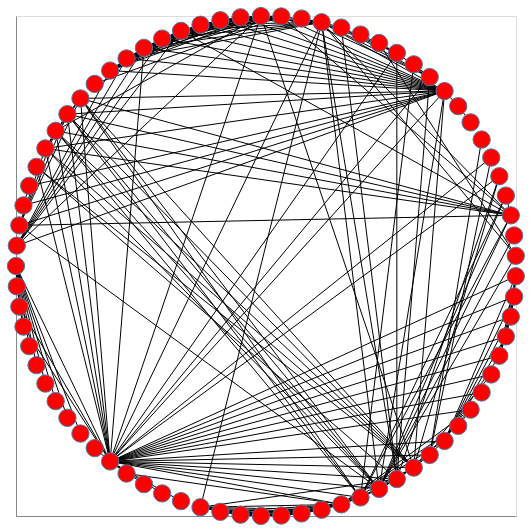

The notebook cell saved with this chart:
### Code cell
# Draw the graph using the `shell_layout` and the nodes having the same color and shape.  Mouseover will give the name. 

pos = nx.shell_layout(G)

nxa.draw_networkx(G, pos, node_tooltip='name').properties(width=500, height=500)

### Figure 1 — Vega-Lite specification as saved in the notebook (floating-point values rounded to 4 significant figures; data arrays with more than 128 entries replaced by an {"elided": "..."} marker saying what was removed)
{"config": {"view": {"continuousWidth": 300, "continuousHeight": 300}}, "layer": [{"data": {"name": "data-a62dcf010dfa22e1806dfb55efddf98f"}, "mark": {"type": "line", "color": "black", "opacity": 1, "strokeWidth": 1}, "encoding": {"detail": {"field": "edge", "type": "quantitative"}, "x": {"axis": {"grid": false, "labels": false, "ticks": false, "title": ""}, "field": "x", "type": "quantitative"}, "y": {"axis": {"grid": false, "labels": false, "ticks": false, "title": ""}, "field": "y", "type": "quantitative"}}}, {"data": {"name": "data-811cc051d381d990b83a2773837f8d62"}, "mark": {"type": "point", "fill": "red", "opacity": 1, "size": 300, "strokeWidth": 1.0}, "encoding": {"tooltip": {"field": "name", "type": "nominal"}, "x": {"axis": {"grid": false, "labels": false, "ticks": false}, "field": "x", "type": "quantitative"}, "y": {"axis": {"grid": false, "labels": false, "ticks": false}, "field": "y", "type": "quantitative"}}}], "height": 500, "width": 500, "$schema": "https://vega.github.io/schema/vega-lite/v5.15.1.json", "datasets": {"data-a62dcf010dfa22e1806dfb55efddf98f": {"elided": "508 records"}, "data-811cc051d381d990b83a2773837f8d62": [{"degree": 10, "eigen": 0.02813, "x": -1.0, "name": "Myriel", "y": -8.742e-08, "group": 1, "between": 0.1768}, {"degree": 1, "eigen": 0.002343, "x": -0.9967, "name": "Napoleon", "y": -0.08151, "group": 1, "between": 0.0}, {"degree": 3, "eigen": 0.02687, "x": -0.9867, "name": "Mlle.Baptistine", "y": -0.1625, "group": 1, "between": 0.0}, {"degree": 3, "eigen": 0.02687, "x": -0.9702, "name": "Mme.Magloire", "y": -0.2424, "group": 1, "between": 0.0}, {"degree": 1, "eigen": 0.002343, "x": -0.9472, "name": "CountessdeLo", "y": -0.3206, "group": 1, "between": 0.0}, {"degree": 1, "eigen": 0.002343, "x": -0.9179, "name": "Geborand", "y": -0.3968, "group": 1, "between": 0.0}, {"degree": 1, "eigen": 0.002343, "x": -0.8825, "name": "Champtercier", "y": -0.4703, "group": 1, "between": 0.0}, {"degree": 1, "eigen": 0.002343, "x": -0.8413, "name": "Cravatte", "y": -0.5406, "group": 1, "between": 0.0}, {"degree": 1, "eigen": 0.002343, "x": -0.7944, "name": "Count", "y": -0.6074, "group": 1, "between": 0.0}, {"degree": 1, "eigen": 0.002343, "x": -0.7422, "name": "OldMan", "y": -0.6701, "group": 1, "between": 0.0}, {"degree": 1, "eigen": 0.02229, "x": -0.6851, "name": "Labarre", "y": -0.7284, "group": 2, "between": 0.0}, {"degree": 36, "eigen": 0.2676, "x": -0.6235, "name": "Valjean", "y": -0.7818, "group": 2, "between": 0.57}, {"degree": 2, "eigen": 0.02977, "x": -0.5577, "name": "Marguerite", "y": -0.8301, "group": 3, "between": 0.0}, {"degree": 1, "eigen": 0.02229, "x": -0.4882, "name": "Mme.deR", "y": -0.8727, "group": 2, "between": 0.0}, {"degree": 1, "eigen": 0.02229, "x": -0.4154, "name": "Isabeau", "y": -0.9096, "group": 2, "between": 0.0}, {"degree": 1, "eigen": 0.02229, "x": -0.3399, "name": "Gervais", "y": -0.9405, "group": 2, "between": 0.0}, {"degree": 9, "eigen": 0.04815, "x": -0.2621, "name": "Tholomyes", "y": -0.965, "group": 3, "between": 0.04063}, {"degree": 7, "eigen": 0.01969, "x": -0.1826, "name": "Listolier", "y": -0.9832, "group": 3, "between": 0.0}, {"degree": 7, "eigen": 0.01969, "x": -0.1018, "name": "Fameuil", "y": -0.9948, "group": 3, "between": 0.0}, {"degree": 7, "eigen": 0.01969, "x": -0.0204, "name": "Blacheville", "y": -0.9998, "group": 3, "between": 0.0}, {"degree": 7, "eigen": 0.01969, "x": 0.06116, "name": "Favourite", "y": -0.9981, "group": 3, "between": 0.0}, {"degree": 7, "eigen": 0.01969, "x": 0.1423, "name": "Dahlia", "y": -0.9898, "group": 3, "between": 0.0}, {"degree": 7, "eigen": 0.01969, "x": 0.2225, "name": "Zephine", "y": -0.9749, "group": 3, "between": 0.0}, {"degree": 15, "eigen": 0.08976, "x": 0.3012, "name": "Fantine", "y": -0.9535, "group": 3, "between": 0.1296}, {"degree": 11, "eigen": 0.1223, "x": 0.378, "name": "Mme.Thenardier", "y": -0.9258, "group": 4, "between": 0.029}, {"degree": 16, "eigen": 0.1878, "x": 0.4522, "name": "Thenardier", "y": -0.8919, "group": 4, "between": 0.0749}, {"degree": 11, "eigen": 0.111, "x": 0.5234, "name": "Cosette", "y": -0.8521, "group": 5, "between": 0.0238}, {"degree": 17, "eigen": 0.1842, "x": 0.5911, "name": "Javert", "y": -0.8066, "group": 4, "between": 0.05433}, {"degree": 4, "eigen": 0.04005, "x": 0.6549, "name": "Fauchelevent", "y": -0.7557, "group": 0, "between": 0.02649}, {"degree": 8, "eigen": 0.06228, "x": 0.7143, "name": "Bamatabois", "y": -0.6999, "group": 2, "between": 0.008041}, {"degree": 2, "eigen": 0.01131, "x": 0.769, "name": "Perpetue", "y": -0.6393, "group": 3, "between": 0.0}, {"degree": 4, "eigen": 0.04606, "x": 0.8185, "name": "Simplice", "y": -0.5745, "group": 2, "between": 0.00864}, {"degree": 1, "eigen": 0.02229, "x": 0.8626, "name": "Scaufflaire", "y": -0.5059, "group": 2, "between": 0.0}, {"degree": 2, "eigen": 0.03764, "x": 0.901, "name": "Woman1", "y": -0.4339, "group": 2, "between": 0.0}, {"degree": 6, "eigen": 0.04121, "x": 0.9333, "name": "Judge", "y": -0.359, "group": 2, "between": 0.0}, {"degree": 6, "eigen": 0.04121, "x": 0.9595, "name": "Champmathieu", "y": -0.2817, "group": 2, "between": 0.0}, {"degree": 6, "eigen": 0.04121, "x": 0.9793, "name": "Brevet", "y": -0.2026, "group": 2, "between": 0.0}, {"degree": 6, "eigen": 0.04121, "x": 0.9925, "name": "Chenildieu", "y": -0.1221, "group": 2, "between": 0.0}, {"degree": 6, "eigen": 0.04121, "x": 0.9992, "name": "Cochepaille", "y": -0.04079, "group": 2, "between": 0.0}, {"degree": 3, "eigen": 0.03793, "x": 0.9992, "name": "Pontmercy", "y": 0.04079, "group": 4, "between": 0.006925}, {"degree": 1, "eigen": 0.01564, "x": 0.9925, "name": "Boulatruelle", "y": 0.1221, "group": 6, "between": 0.0}, {"degree": 11, "eigen": 0.1419, "x": 0.9793, "name": "Eponine", "y": 0.2026, "group": 4, "between": 0.01149}, {"degree": 3, "eigen": 0.03765, "x": 0.9595, "name": "Anzelma", "y": 0.2817, "group": 4, "between": 0.0}, {"degree": 3, "eigen": 0.04688, "x": 0.9333, "name": "Woman2", "y": 0.359, "group": 5, "between": 0.0}, {"degree": 2, "eigen": 0.02563, "x": 0.901, "name": "MotherInnocent", "y": 0.4339, "group": 0, "between": 0.0}, {"degree": 1, "eigen": 0.003336, "x": 0.8626, "name": "Gribier", "y": 0.5059, "group": 0, "between": 0.0}, {"degree": 1, "eigen": 0.00222, "x": 0.8185, "name": "Jondrette", "y": 0.5745, "group": 7, "between": 0.0}, {"degree": 2, "eigen": 0.02666, "x": 0.769, "name": "Mme.Burgon", "y": 0.6393, "group": 7, "between": 0.02632}, {"degree": 22, "eigen": 0.3178, "x": 0.7143, "name": "Gavroche", "y": 0.6999, "group": 8, "between": 0.1651}, {"degree": 7, "eigen": 0.0654, "x": 0.6549, "name": "Gillenormand", "y": 0.7557, "group": 5, "between": 0.02021}, {"degree": 2, "eigen": 0.01563, "x": 0.5911, "name": "Magnon", "y": 0.8066, "group": 5, "between": 0.0002172}, {"degree": 7, "eigen": 0.06317, "x": 0.5234, "name": "Mlle.Gillenormand", "y": 0.8521, "group": 5, "between": 0.0476}, {"degree": 2, "eigen": 0.008421, "x": 0.4522, "name": "Mme.Pontmercy", "y": 0.8919, "group": 5, "between": 0.0003509}, {"degree": 1, "eigen": 0.005262, "x": 0.378, "name": "Mlle.Vaubois", "y": 0.9258, "group": 5, "between": 0.0}, {"degree": 4, "eigen": 0.04154, "x": 0.3012, "name": "Lt.Gillenormand", "y": 0.9535, "group": 5, "between": 0.0}, {"degree": 19, "eigen": 0.2591, "x": 0.2225, "name": "Marius", "y": 0.9749, "group": 8, "between": 0.132}, {"degree": 2, "eigen": 0.02703, "x": 0.1423, "name": "BaronessT", "y": 0.9898, "group": 5, "between": 0.0}, {"degree": 11, "eigen": 0.195, "x": 0.06116, "name": "Mabeuf", "y": 0.9981, "group": 8, "between": 0.02766}, {"degree": 15, "eigen": 0.2672, "x": -0.0204, "name": "Enjolras", "y": 0.9998, "group": 8, "between": 0.04255}, {"degree": 11, "eigen": 0.2107, "x": -0.1018, "name": "Combeferre", "y": 0.9948, "group": 8, "between": 0.00125}, {"degree": 9, "eigen": 0.1758, "x": -0.1826, "name": "Prouvaire", "y": 0.9832, "group": 8, "between": 0.0}, {"degree": 11, "eigen": 0.2107, "x": -0.2621, "name": "Feuilly", "y": 0.965, "group": 8, "between": 0.00125}, {"degree": 13, "eigen": 0.2325, "x": -0.3399, "name": "Courfeyrac", "y": 0.9405, "group": 8, "between": 0.005267}, {"degree": 12, "eigen": 0.2216, "x": -0.4154, "name": "Bahorel", "y": 0.9096, "group": 8, "between": 0.002185}, {"degree": 13, "eigen": 0.2421, "x": -0.4882, "name": "Bossuet", "y": 0.8727, "group": 8, "between": 0.03075}, {"degree": 12, "eigen": 0.2216, "x": -0.5577, "name": "Joly", "y": 0.8301, "group": 8, "between": 0.002185}, {"degree": 10, "eigen": 0.1866, "x": -0.6235, "name": "Grantaire", "y": 0.7818, "group": 8, "between": 0.0001504}, {"degree": 1, "eigen": 0.01624, "x": -0.6851, "name": "MotherPlutarch", "y": 0.7284, "group": 9, "between": 0.0}, {"degree": 10, "eigen": 0.1454, "x": -0.7422, "name": "Gueulemer", "y": 0.6701, "group": 4, "between": 0.00496}, {"degree": 10, "eigen": 0.1454, "x": -0.7944, "name": "Babet", "y": 0.6074, "group": 4, "between": 0.00496}, {"degree": 10, "eigen": 0.1415, "x": -0.8413, "name": "Claquesous", "y": 0.5406, "group": 4, "between": 0.004862}, {"degree": 9, "eigen": 0.136, "x": -0.8825, "name": "Montparnasse", "y": 0.4703, "group": 4, "between": 0.003874}, {"degree": 3, "eigen": 0.04688, "x": -0.9179, "name": "Toussaint", "y": 0.3968, "group": 5, "between": 0.0}, {"degree": 2, "eigen": 0.02888, "x": -0.9472, "name": "Child1", "y": 0.3206, "group": 10, "between": 0.0}, {"degree": 2, "eigen": 0.02888, "x": -0.9702, "name": "Child2", "y": 0.2424, "group": 10, "between": 0.0}, {"degree": 7, "eigen": 0.1013, "x": -0.9867, "name": "Brujon", "y": 0.1625, "group": 4, "between": 0.0004386}, {"degree": 7, "eigen": 0.1407, "x": -0.9967, "name": "Mme.Hucheloup", "y": 0.08151, "group": 8, "between": 0.0}]}}
